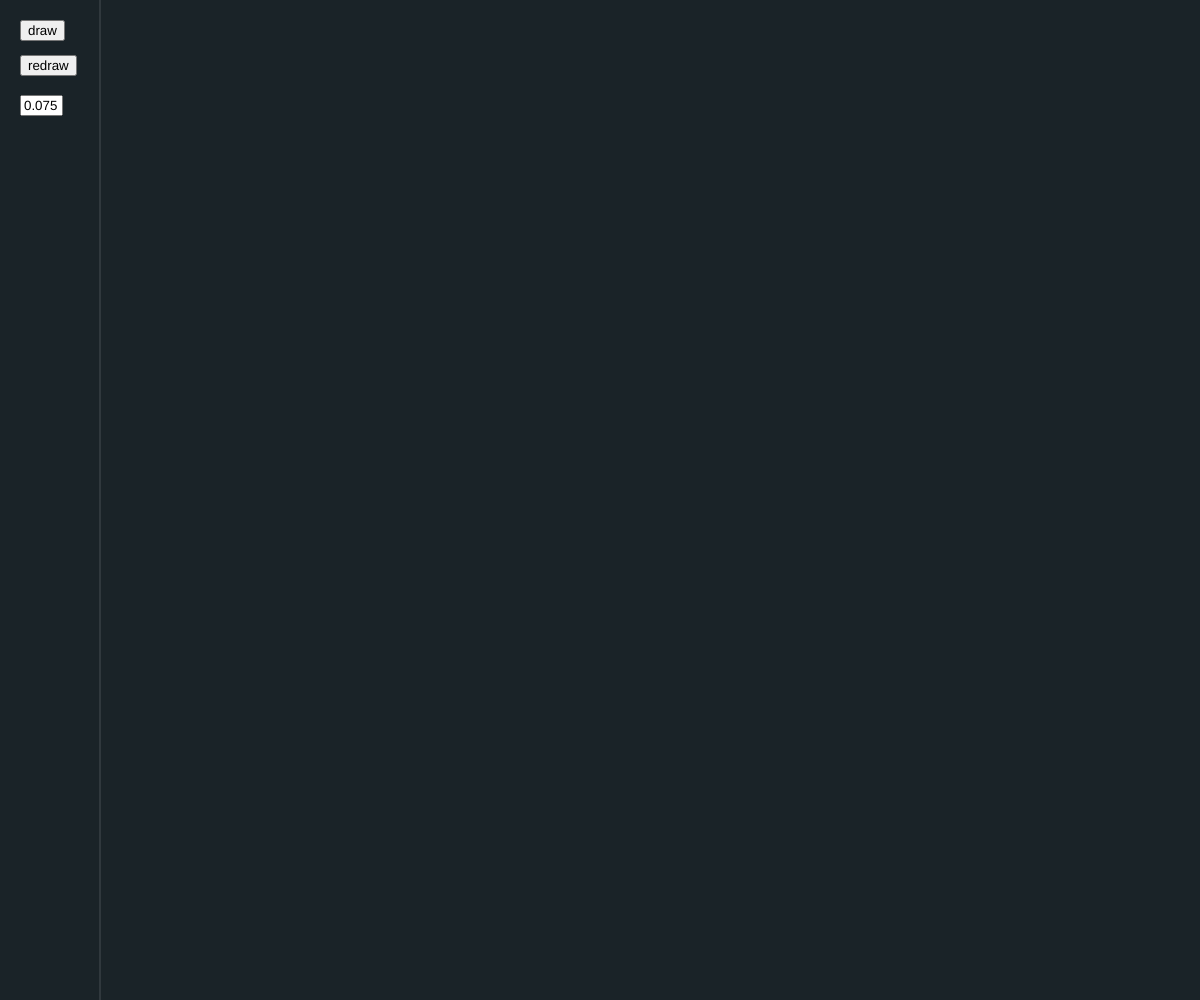
Frame 1 (no input)
Frame 60 (no input): identical to frame 1, image omitted
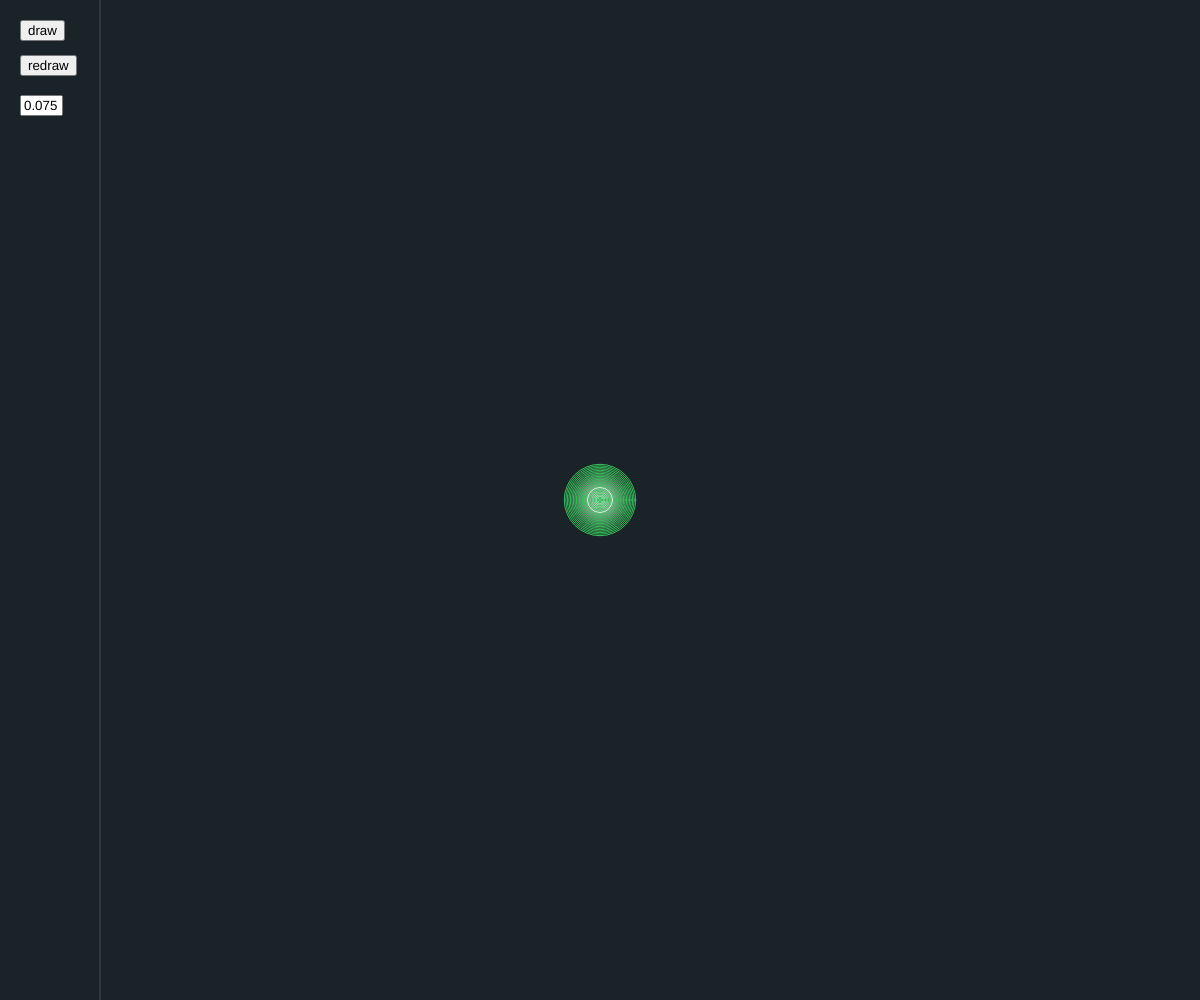
Frame 120 (the mouse pressed at the canvas centre since frame 60)

The p5.js sketch that drew these frames (run headless with seeded random() and noise() and a simulated clock; from frame 60 on, the mouse is pressed at the canvas centre):

// p5.js sketch
// ── sketch.js
var lm;
var m;
var p;
var rp;
var buffer;
var redraw;
var rpcount;
var bg;
var bt1;
var bt2;
var sens;


function setup() {
  createCanvas(windowWidth, windowHeight);
  buffer = createGraphics(windowWidth, windowWidth);
  bg = color(26, 35, 40);
  background(bg);
  buffer.rectMode(CENTER);
  cursor(CROSS);
  redraw = false;
  p = [];
  rp = [];
  bt1 = createButton('draw');
  bt1.position(20, 20);
  bt1.mousePressed(resetSketch);
  bt2 = createButton('redraw');
  bt2.position(20, 55);
  bt2.mousePressed(animate);
  inp = createInput(0.075);
  inp.size(35);
  inp.position(20, 95);
  inp.input(setSens);
  sens = inp.value();
}


function draw() {
  background(bg);
  image(buffer, 0, 0);
  stroke(255, 50)
  line(100, 0, 100, height)
  if (redraw === false) {
    lazyMouse();
    drawParticles();
  } else {
    redrawParticles();
  }
}


// when a new stroke starts set the lm variable to the mouse position
function mousePressed() {
  lm = createVector(mouseX, mouseY);
}


// make the mouse lazy
function lazyMouse() {
  if (mouseIsPressed) {
    if (mouseX > 100) {
      m = createVector(mouseX, mouseY);
      m.sub(lm);
      m.mult(sens);
      lm.add(m);
      stroke(255, 200);
      noFill();
      line(mouseX, mouseY, lm.x, lm.y);
      ellipse(lm.x, lm.y, 25, 25);
      addParticle();
    }
  }
}


// set the sensitivity of the lazy mouse
function setSens() {
  sens = inp.value();
}


// add a particle to the p array
function addParticle() {
  if (p.length > 0) {
    if (dist(lm.x, lm.y, p[p.length - 1].x, p[p.length - 1].y) > 15) {
      p.push(new Particle(lm.x, lm.y));
    }
  } else {
    p.push(new Particle(lm.x, lm.y));
  }
}


// draw particles from the p array in the buffer
function drawParticles() {
  for (var i=0; i < p.length; i++) {
    p[i].show();
    p[i].update();
  }
}


// reset the sketch to start drawing again
function resetSketch() {
  redraw = false;
  p = [];
  rp = [];
  buffer.background(bg);
  cursor(CROSS);
}


// prepare the sketch to redraw the particles
function animate() {
  if (p.length != 0) {
    redraw = true;
    rpcount = 0;
    rp = [];
    buffer.background(bg);
    cursor(ARROW);
  }
}


// redraw particles to the buffer
function redrawParticles() {
  if (rpcount < p.length) {
    rp.push(new Particle(p[rpcount].x, p[rpcount].y));
    rpcount ++;
  }
  for (var i = 0; i < rp.length; i++) {
    rp[i].show();
    rp[i].update();
  }
}

// ── Particle.js
// The particle object
function Particle(x, y) {
  this.x = x;
  this.y = y;
  this.r = random(100);
  this.red = random(255);
  this.green = random(255);
  this.blue = random(255);
  this.opacity = 0;
  this.choice = int(random(2));


  this.show = function() {
    buffer.stroke(this.red, this.green, this.blue, 255);
    buffer.fill(255, this.opacity);
    if (this.choice === 1) {
      buffer.ellipse(this.x, this.y, this.r, this.r);
    } else {
      buffer.rect(this.x, this.y, this.r / 2, this.r / 2);
    }
  }


  this.update = function() {
    if ((this.r - 3 ) > 0) {
      this.r -= 3;
      this.opacity += 2;
    }
  }
}
